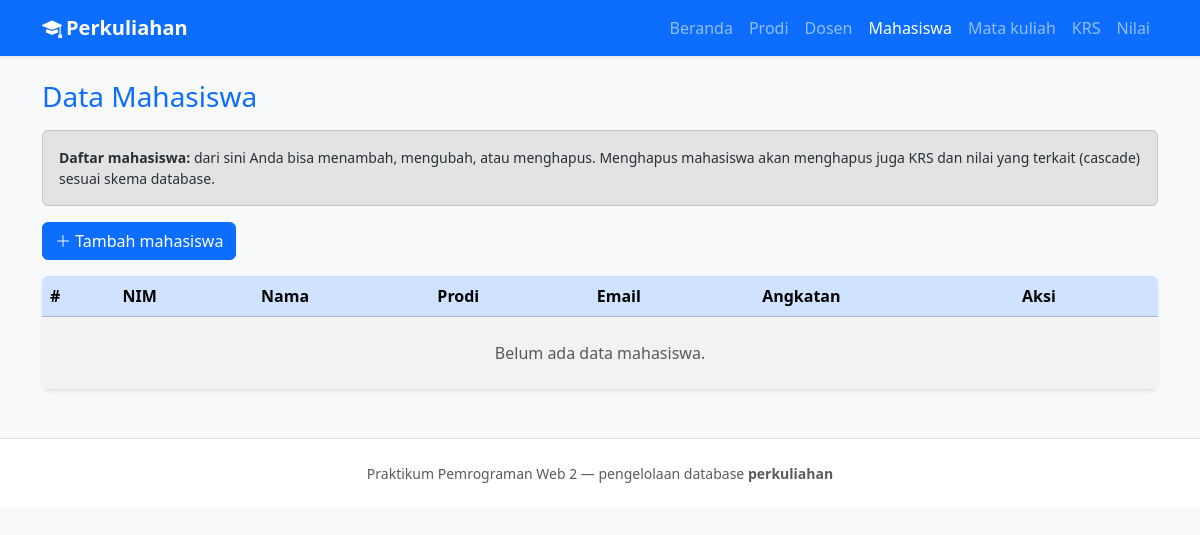
/mahasiswa.php, run on an earlier commit of the app's database.
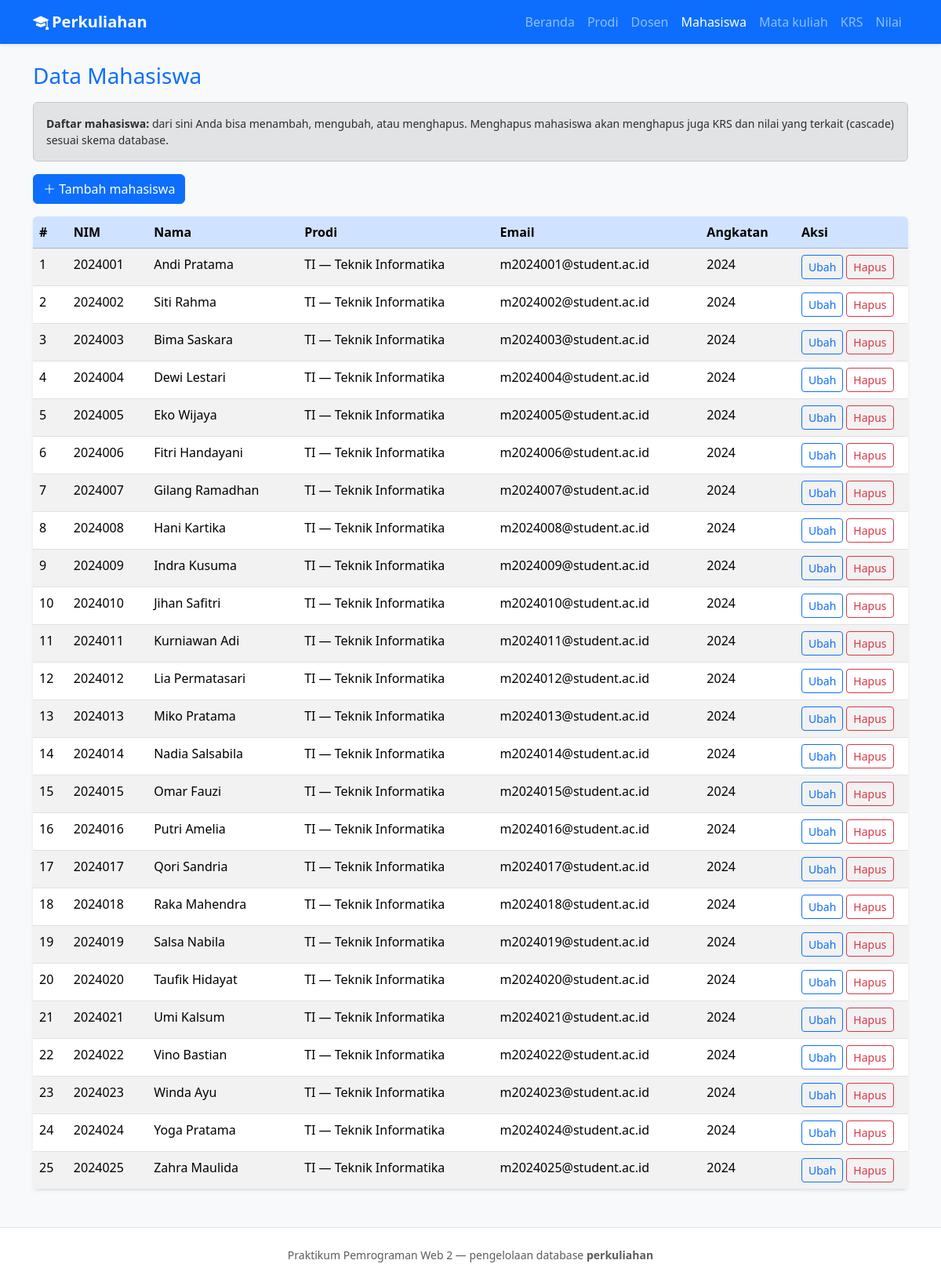
And on a later commit of the database.
### tables this page shows
CREATE TABLE mahasiswa (
  id_mahasiswa INT UNSIGNED NOT NULL AUTO_INCREMENT,
  nim VARCHAR(20) NOT NULL,
  nama VARCHAR(120) NOT NULL,
  email VARCHAR(120) DEFAULT NULL,
  angkatan YEAR NOT NULL,
  id_prodi INT UNSIGNED NOT NULL,
  created_at TIMESTAMP NOT NULL DEFAULT CURRENT_TIMESTAMP,
  PRIMARY KEY (id_mahasiswa),
  UNIQUE KEY uq_mahasiswa_nim (nim),
  KEY idx_mahasiswa_prodi (id_prodi),
  CONSTRAINT fk_mahasiswa_prodi
    FOREIGN KEY (id_prodi) REFERENCES prodi (id_prodi)
    ON UPDATE CASCADE ON DELETE RESTRICT
);

CREATE TABLE prodi (
  id_prodi INT UNSIGNED NOT NULL AUTO_INCREMENT,
  kode_prodi VARCHAR(20) NOT NULL,
  nama_prodi VARCHAR(160) NOT NULL,
  created_at TIMESTAMP NOT NULL DEFAULT CURRENT_TIMESTAMP,
  PRIMARY KEY (id_prodi),
  UNIQUE KEY uq_prodi_kode (kode_prodi)
);

### includes/fungsi.php (called while the page is built, shortened)
<?php
function h(?string $teks): string
{
    return htmlspecialchars((string) $teks, ENT_QUOTES, 'UTF-8');
}

### mahasiswa.php (the view, shortened to what the changed rows need)
<?php
require_once __DIR__ . '/config/database.php';
require_once __DIR__ . '/includes/fungsi.php';
$aksiGet = $_GET['aksi'] ?? 'daftar';
$barisEdit = null;
$prodiPilihan = $pdo->query('SELECT id_prodi, kode_prodi, nama_prodi FROM prodi ORDER BY kode_prodi ASC')->fetchAll(PDO::FETCH_ASSOC);
$daftar = $pdo->query(
    'SELECT m.*, p.kode_prodi, p.nama_prodi
     FROM mahasiswa m
     INNER JOIN prodi p ON p.id_prodi = m.id_prodi
     ORDER BY m.nim ASC'
)->fetchAll(PDO::FETCH_ASSOC);
require_once __DIR__ . '/includes/header.php';
?>
<?php if ($aksiGet === 'tambah' || ($aksiGet === 'ubah' && $barisEdit)) : ?>
    <div class="alert alert-info small" role="note">
        <strong>Petunjuk:</strong> NIM harus unik. Pilih program studi. Angkatan diisi tahun empat digit (contoh: 2024). Email boleh dikosongkan.
    </div>
    <div class="card shadow-sm border-0">
        <div class="card-body">
            <form method="post" class="row g-3" action="mahasiswa.php">
                <input type="hidden" name="aksi" value="<?= $aksiGet === 'tambah' ? 'simpan_tambah' : 'simpan_ubah' ?>">
                <?php if ($aksiGet === 'ubah' && $barisEdit) : ?>
                    <input type="hidden" name="id_mahasiswa" value="<?= (int) $barisEdit['id_mahasiswa'] ?>">
                <?php endif; ?>
                <div class="col-md-4">
                    <label class="form-label" for="nim">NIM</label>
                    <input class="form-control" id="nim" name="nim" required maxlength="20"
                           value="<?= $barisEdit ? h((string) $barisEdit['nim']) : '' ?>">
                </div>
                <div class="col-md-8">
                    <label class="form-label" for="nama">Nama lengkap</label>
                    <input class="form-control" id="nama" name="nama" required maxlength="120"
                           value="<?= $barisEdit ? h((string) $barisEdit['nama']) : '' ?>">
                </div>
                <div class="col-12">
                    <label class="form-label" for="id_prodi">Program studi</label>
                    <select class="form-select" id="id_prodi" name="id_prodi" required <?= $prodiPilihan === [] ? 'disabled' : '' ?>>
                        <option value="">— pilih prodi —</option>
                        <?php foreach ($prodiPilihan as $p) : ?>
                            <?php $sel = $barisEdit && (int) $barisEdit['id_prodi'] === (int) $p['id_prodi'] ? ' selected' : ''; ?>
                            <option value="<?= (int) $p['id_prodi'] ?>"<?= $sel ?>><?= h((string) $p['kode_prodi']) ?> — <?= h((string) $p['nama_prodi']) ?></option>
                        <?php endforeach; ?>
                    </select>
                </div>
                <div class="col-md-6">
                    <label class="form-label" for="email">Email (opsional)</label>
                    <input class="form-control" id="email" name="email" type="email" maxlength="120"
                           value="<?= $barisEdit ? h((string) ($barisEdit['email'] ?? '')) : '' ?>">
                </div>
                <div class="col-md-6">
                    <label class="form-label" for="angkatan">Angkatan (tahun)</label>
                    <input class="form-control" id="angkatan" name="angkatan" type="number" required min="2000" max="2100"
                           value="<?= $barisEdit ? (int) $barisEdit['angkatan'] : 2024 ?>">
                </div>
                <div class="col-12 d-flex gap-2">
                    <button type="submit" class="btn btn-primary" <?= $prodiPilihan === [] ? 'disabled' : '' ?>>Simpan</button>
                    <a class="btn btn-outline-secondary" href="mahasiswa.php">Batal</a>
                </div>
            </form>
        </div>
    </div>
<?php else : ?>
    <div class="table-responsive card border-0 shadow-sm">
        <table class="table table-striped table-hover mb-0">
            <thead class="table-primary">
            <tr>
                <th scope="col">#</th>
                <th scope="col">NIM</th>
                <th scope="col">Nama</th>
                <th scope="col">Prodi</th>
                <th scope="col">Email</th>
                <th scope="col">Angkatan</th>
                <th scope="col" style="width: 9rem">Aksi</th>
            </tr>
            </thead>
            <tbody>
            <?php if ($daftar === []) : ?>
                <tr><td colspan="7" class="text-center text-muted py-4">Belum ada data mahasiswa.</td></tr>
            <?php else : ?>
                <?php foreach ($daftar as $i => $r) : ?>
                    <tr>
                        <td><?= $i + 1 ?></td>
                        <td><?= h((string) $r['nim']) ?></td>
                        <td><?= h((string) $r['nama']) ?></td>
                        <td><?= h((string) $r['kode_prodi']) ?> — <?= h((string) $r['nama_prodi']) ?></td>
                        <td><?= h((string) ($r['email'] ?? '')) ?></td>
                        <td><?= (int) $r['angkatan'] ?></td>
                        <td class="d-flex flex-wrap gap-1">
                            <a class="btn btn-sm btn-outline-primary" href="mahasiswa.php?aksi=ubah&id=<?= (int) $r['id_mahasiswa'] ?>">Ubah</a>
                            <form method="post" action="mahasiswa.php" class="d-inline" onsubmit="return confirm('Yakin menghapus mahasiswa ini beserta KRS/nilai terkait?');">
                                <button type="submit" class="btn btn-sm btn-outline-danger">Hapus</button>
                            </form>
                        </td>
                    </tr>
                <?php endforeach; ?>
            <?php endif; ?>
            </tbody>
        </table>
    </div>
<?php endif; ?>
<?php require_once __DIR__ . '/includes/footer.php'; ?>

What changed in the data, as far as the page shows it:
now on this page (row edited): mahasiswa: nim "2024001", nama "Andi Pratama", id_prodi.kode_prodi "TI", id_prodi.nama_prodi "Teknik Informatika", email "m2024001@student.ac.id", angkatan "2024"
now on this page (row edited): mahasiswa: nim "2024002", nama "Siti Rahma", id_prodi.kode_prodi "TI", id_prodi.nama_prodi "Teknik Informatika", email "m2024002@student.ac.id", angkatan "2024"
now on this page (row edited): mahasiswa: nim "2024003", nama "Bima Saskara", id_prodi.kode_prodi "TI", id_prodi.nama_prodi "Teknik Informatika", email "m2024003@student.ac.id", angkatan "2024"
now on this page (row edited): mahasiswa: nim "2024004", nama "Dewi Lestari", id_prodi.kode_prodi "TI", id_prodi.nama_prodi "Teknik Informatika", email "m2024004@student.ac.id", angkatan "2024"
now on this page (row edited): mahasiswa: nim "2024005", nama "Eko Wijaya", id_prodi.kode_prodi "TI", id_prodi.nama_prodi "Teknik Informatika", email "m2024005@student.ac.id", angkatan "2024"
now on this page (row edited): mahasiswa: nim "2024006", nama "Fitri Handayani", id_prodi.kode_prodi "TI", id_prodi.nama_prodi "Teknik Informatika", email "m2024006@student.ac.id", angkatan "2024"
now on this page (row edited): mahasiswa: nim "2024007", nama "Gilang Ramadhan", id_prodi.kode_prodi "TI", id_prodi.nama_prodi "Teknik Informatika", email "m2024007@student.ac.id", angkatan "2024"
now on this page (row edited): mahasiswa: nim "2024008", nama "Hani Kartika", id_prodi.kode_prodi "TI", id_prodi.nama_prodi "Teknik Informatika", email "m2024008@student.ac.id", angkatan "2024"
now on this page (row edited): mahasiswa: nim "2024009", nama "Indra Kusuma", id_prodi.kode_prodi "TI", id_prodi.nama_prodi "Teknik Informatika", email "m2024009@student.ac.id", angkatan "2024"
now on this page (row edited): mahasiswa: nim "2024010", nama "Jihan Safitri", id_prodi.kode_prodi "TI", id_prodi.nama_prodi "Teknik Informatika", email "m2024010@student.ac.id", angkatan "2024"
now on this page (row edited): mahasiswa: nim "2024011", nama "Kurniawan Adi", id_prodi.kode_prodi "TI", id_prodi.nama_prodi "Teknik Informatika", email "m2024011@student.ac.id", angkatan "2024"
now on this page (row edited): mahasiswa: nim "2024012", nama "Lia Permatasari", id_prodi.kode_prodi "TI", id_prodi.nama_prodi "Teknik Informatika", email "m2024012@student.ac.id", angkatan "2024"
now on this page (row edited): mahasiswa: nim "2024013", nama "Miko Pratama", id_prodi.kode_prodi "TI", id_prodi.nama_prodi "Teknik Informatika", email "m2024013@student.ac.id", angkatan "2024"
now on this page (row edited): mahasiswa: nim "2024014", nama "Nadia Salsabila", id_prodi.kode_prodi "TI", id_prodi.nama_prodi "Teknik Informatika", email "m2024014@student.ac.id", angkatan "2024"
now on this page (row edited): mahasiswa: nim "2024015", nama "Omar Fauzi", id_prodi.kode_prodi "TI", id_prodi.nama_prodi "Teknik Informatika", email "m2024015@student.ac.id", angkatan "2024"
now on this page (row edited): mahasiswa: nim "2024016", nama "Putri Amelia", id_prodi.kode_prodi "TI", id_prodi.nama_prodi "Teknik Informatika", email "m2024016@student.ac.id", angkatan "2024"
now on this page (row edited): mahasiswa: nim "2024017", nama "Qori Sandria", id_prodi.kode_prodi "TI", id_prodi.nama_prodi "Teknik Informatika", email "m2024017@student.ac.id", angkatan "2024"
now on this page (row edited): mahasiswa: nim "2024018", nama "Raka Mahendra", id_prodi.kode_prodi "TI", id_prodi.nama_prodi "Teknik Informatika", email "m2024018@student.ac.id", angkatan "2024"
now on this page (row edited): mahasiswa: nim "2024019", nama "Salsa Nabila", id_prodi.kode_prodi "TI", id_prodi.nama_prodi "Teknik Informatika", email "m2024019@student.ac.id", angkatan "2024"
now on this page (row edited): mahasiswa: nim "2024020", nama "Taufik Hidayat", id_prodi.kode_prodi "TI", id_prodi.nama_prodi "Teknik Informatika", email "m2024020@student.ac.id", angkatan "2024"
now on this page (row edited): mahasiswa: nim "2024021", nama "Umi Kalsum", id_prodi.kode_prodi "TI", id_prodi.nama_prodi "Teknik Informatika", email "m2024021@student.ac.id", angkatan "2024"
now on this page (row edited): mahasiswa: nim "2024022", nama "Vino Bastian", id_prodi.kode_prodi "TI", id_prodi.nama_prodi "Teknik Informatika", email "m2024022@student.ac.id", angkatan "2024"
now on this page (row edited): mahasiswa: nim "2024023", nama "Winda Ayu", id_prodi.kode_prodi "TI", id_prodi.nama_prodi "Teknik Informatika", email "m2024023@student.ac.id", angkatan "2024"
now on this page (row edited): mahasiswa: nim "2024024", nama "Yoga Pratama", id_prodi.kode_prodi "TI", id_prodi.nama_prodi "Teknik Informatika", email "m2024024@student.ac.id", angkatan "2024"
now on this page (row edited): mahasiswa: nim "2024025", nama "Zahra Maulida", id_prodi.kode_prodi "TI", id_prodi.nama_prodi "Teknik Informatika", email "m2024025@student.ac.id", angkatan "2024"
Also different on the page:
text no longer shown: "Belum ada data mahasiswa."
